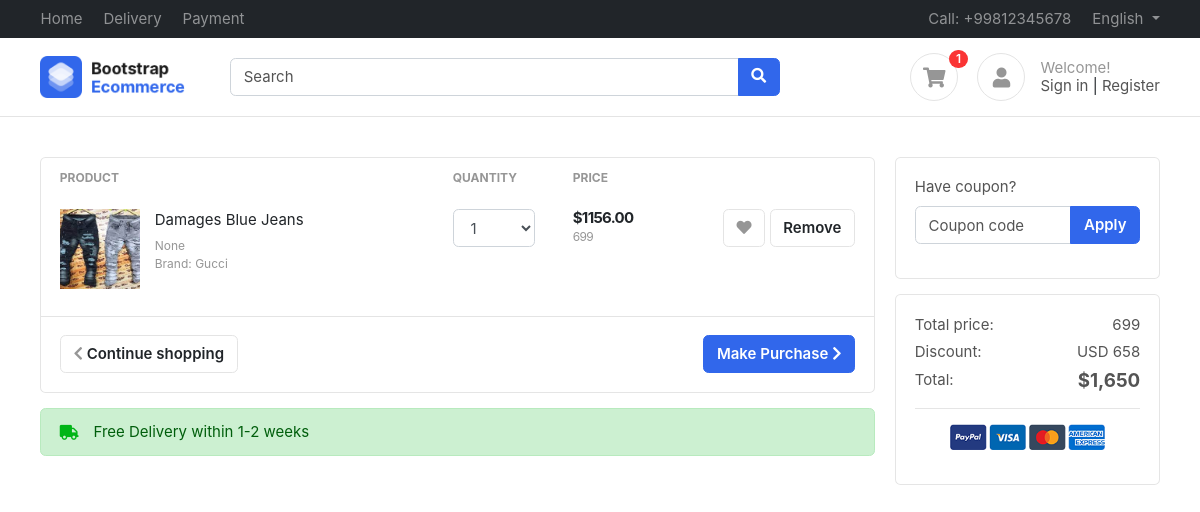
Page /accounts/cart/ (signed in) on the committed database.
### accounts/models.py (models this page shows, shortened)
class Profile(BaseModel):
    user = models.OneToOneField(User, on_delete=models.CASCADE, related_name="profile")
    is_email_verified = models.BooleanField(default=False)
    email_token = models.CharField(max_length=100,null=True,blank=True)
    profile_image = models.ImageField(upload_to='profile')
    def get_cart_count(self):
        return CartItems.objects.filter(cart__is_paid = False , cart__user = self.user).count()

class CartItems(BaseModel):
    cart = models.ForeignKey(Cart,on_delete=models.CASCADE,related_name='cart_items',null = True,blank= True)
    product = models.ForeignKey(Product,on_delete=models.SET_NULL,blank=True,null= True)
    colorVariant = models.ForeignKey(ColorVariant,on_delete=models.SET_NULL,blank=True,null= True)
    sizeVariant = models.ForeignKey(SizeVariant,on_delete=models.SET_NULL,blank=True,null= True)

class Cart(BaseModel):
    user = models.ForeignKey(User,on_delete=models.CASCADE,related_name='carts')
    is_paid = models.BooleanField(default = False)
    def get_cart_total(self):
        price = []
        for item in self.cart_items.all():
            price.append(item.product.price)
            if item.colorVariant:
                color_variant_price = item.colorVariant.price
                price.append(color_variant_price)
            if item.sizeVariant:
                Size_variant_price = item.sizeVariant.price
                price.append(Size_variant_price)
        return sum(price)

### products/models.py (models this page shows, shortened)
class Product(BaseModel):
    product_name = models.CharField(max_length=100)
    Category = models.ForeignKey(Category,on_delete=models.CASCADE,related_name="products")
    price = models.IntegerField()
    slug = models.SlugField(unique=True,null=True,blank=True)
    product_description =  models.TextField()
    size_variant = models.ManyToManyField(SizeVariant,blank= True)
    color_variant = models.ManyToManyField(ColorVariant,blank=True)

class ProductImage(BaseModel):
    product = models.ForeignKey(Product,on_delete=models.CASCADE,related_name="product_images")
    image = models.ImageField(upload_to = "product")

### accounts/views.py (the view)
# urls.py: path('cart/',cart, name = "cart"),
def cart(request):
    context = {'cart' : Cart.objects.get(is_paid = False, user = request.user)}
    return render(request,'accounts/cart.html',context)

### templates/accounts/cart.html (shortened to what this page needs)
{% extends "base/base.html" %}
{% block start %}
<section class="section-content padding-y">
    <div class="container">
    <div class="row">
        <main class="col-md-9">
    <div class="card">
    <table class="table table-borderless table-shopping-cart">
    <thead class="text-muted">
    <tr class="small text-uppercase">
      <th scope="col">Product</th>
      <th scope="col" width="120">Quantity</th>
      <th scope="col" width="120">Price</th>
      <th scope="col" class="text-right" width="200"> </th>
    </tr>
    </thead>
    <tbody>
    {% for item in cart.cart_items.all %}
    <tr>
        <td>
            <figure class="itemside">
                <div class="aside"><img src="/media/{{item.product.product_images.first.image}}" class="img-sm"></div>
                <figcaption class="info">
                    <a href="#" class="title text-dark">{{item.product.product_name}}</a>
                    <p class="text-muted small">{{item.sizeVariant}} <br> Brand: Gucci</p>
                </figcaption>
            </figure>
        </td>
        <td>
            <select class="form-control">
                <option>1</option>
            </select>
        </td>
        <td>
            <div class="price-wrap">
                <var class="price">$1156.00 </var>
                <small class="text-muted"> {{item.product.price}} </small>
            </div>
        </td>
        <td class="text-right">
        <a data-original-title="Save to Wishlist" title="" href="" class="btn btn-light" data-toggle="tooltip"> <i class="fa fa-heart"></i></a>
        <a href="{% url 'remove_cart' item.product.uid %}" class="btn btn-light"> Remove</a>
        </td>
    </tr>
    {% endfor %}
    </tbody>
    </table>
    <div class="card-body border-top">
        <a href="#" class="btn btn-primary float-md-right"> Make Purchase <i class="fa fa-chevron-right"></i> </a>
        <a href="#" class="btn btn-light"> <i class="fa fa-chevron-left"></i> Continue shopping </a>
    </div>
    </div>
    <div class="alert alert-success mt-3">
        <p class="icontext"><i class="icon text-success fa fa-truck"></i> Free Delivery within 1-2 weeks</p>
    </div>
        </main>
        <aside class="col-md-3">
            <div class="card mb-3">
                <div class="card-body">
                <form>
                    <div class="form-group">
                        <label>Have coupon?</label>
                        <div class="input-group">
                            <input type="text" class="form-control" name="" placeholder="Coupon code">
                            <span class="input-group-append">
                                <button class="btn btn-primary">Apply</button>
                            </span>
                        </div>
                    </div>
                </form>
                </div>
            </div>
            <div class="card">
                <div class="card-body">
                        <dl class="dlist-align">
                          <dt>Total price:</dt>
                          <dd class="text-right">{{cart.get_cart_total}}</dd>
                        </dl>
                        <dl class="dlist-align">
                          <dt>Discount:</dt>
                          <dd class="text-right">USD 658</dd>
                        </dl>
                        <dl class="dlist-align">
                          <dt>Total:</dt>
                          <dd class="text-right  h5"><strong>$1,650</strong></dd>
                        </dl>
                        <hr>
                        <p class="text-center mb-3">
                            <img src="images/misc/payments.png" height="26">
                        </p>
                </div>
            </div>
        </aside>
    </div>
    </div>
    </section>
{% endblock %}

### templates/base/base.html (shortened to what this page needs)
<!DOCTYPE HTML>
<html lang="en">
<head>
<link href="/media/css/bootstrap.css" rel="stylesheet" type="text/css"/>
<link href="/media/fonts/fontawesome/css/all.min.css" type="text/css" rel="stylesheet">
<link href="/media/css/ui.css" rel="stylesheet" type="text/css"/>
<link href="/media/css/responsive.css" rel="stylesheet" />
</head>
<body>
	<header class="section-header">
		<nav class="navbar navbar-dark navbar-expand p-0 bg-dark">
		<div class="container">
			<ul class="navbar-nav d-none d-md-flex mr-auto">
				<li class="nav-item"><a class="nav-link" href="#">Home</a></li>
				<li class="nav-item"><a class="nav-link" href="#">Delivery</a></li>
				<li class="nav-item"><a class="nav-link" href="#">Payment</a></li>
			</ul>
			<ul class="navbar-nav">
				<li class="nav-item"><a href="#" class="nav-link"> Call: +99812345678 </a></li>
				<li class="nav-item dropdown">
					 <a href="#" class="nav-link dropdown-toggle" data-toggle="dropdown"> English </a>
				</li>
			</ul>
		  </div>
		</nav>
		<section class="header-main border-bottom">
			<div class="container">
		<div class="row align-items-center">
			<div class="col-lg-2 col-4">
				<div class="brand-wrap">
					<img class="logo" src="images/logo.png">
				</div>
			</div>
			<div class="col-lg-6 col-sm-12">
				<form action="#" class="search">
					<div class="input-group w-100">
						<input type="text" class="form-control" placeholder="Search">
						<div class="input-group-append">
						  <button class="btn btn-primary" type="submit">
							<i class="fa fa-search"></i>
						  </button>
						</div>
					</div>
				</form>
			</div>
			<div class="col-lg-4 col-sm-6 col-8">
				<div class="widgets-wrap float-md-right">
					<div class="widget-header  mr-3">
						<a href="#" class="icon icon-sm rounded-circle border"><i class="fa fa-shopping-cart"></i></a>
						<span class="badge badge-pill badge-danger notify">{{request.user.profile.get_cart_count}}</span>
					</div>
					<div class="widget-header icontext">
						<a href="#" class="icon icon-sm rounded-circle border"><i class="fa fa-user"></i></a>
						<div class="text">
							<span class="text-muted">Welcome!</span>
							<div>
								<a href="#">Sign in</a> |
								<a href="#"> Register</a>
							</div>
						</div>
					</div>
				</div>
			</div>
		</div>
			</div>
		</section>
		</header>
        {% block start %}
        {% endblock %}
    </body>
    </html>

### public/static/css/ui.css (style rules this page uses)
html { font-family: 'Inter', sans-serif; font-size: 15px; }
.price-wrap { letter-spacing: -0.7px; }
.icon-xs, .icon-sm, .icon-md, .icon-lg { display: inline-block; text-align: center; flex-shrink: 0; flex-grow: 0; }
.icon-sm { width: 48px; height: 48px; line-height: 48px; font-size: 20px; }
.img-xs, .img-sm, .img-md, .img-lg { object-fit: cover; flex-shrink: 0; flex-grow: 0; }
.img-sm { width: 80px; height: 80px; }
.padding-y { padding-top: 40px; padding-bottom: 40px; }
var { font-style: normal; }
figure { margin-bottom: 0; }
article:after, .form-group:after { display: block; clear: both; content: ""; }
.card .title { color: #212529; }
p:last-child { margin-bottom: 0; }
.header-main { position: relative; padding-top: 1rem; padding-bottom: 1rem; }
.brand-wrap .logo, .navbar-brand .logo { margin-right: 7px; max-height: 42px; display: inline-block; }
.widget-header { display: inline-block; vertical-align: middle; position: relative; }
.widget-header a { color: #545454; }
.widget-header i { color: #969696; }
.widget-header .notify { position: absolute; top: -3px; right: -10px; }
.btn-light { background-color: #fff; border-color: #e4e4e4; }
.btn-light i { color: #969696; }
.itemside { position: relative; display: flex; width: 100%; }
.itemside .aside { position: relative; flex-shrink: 0; }
.itemside .info { padding-left: 15px; padding-right: 7px; }
.itemside p { margin-bottom: 0; }
.itemside .title { display: block; margin-bottom: 5px; color: #212529; }
[class*="dlist-"] { margin-bottom: 5px; }
[class*="dlist-"] dd { margin-bottom: 0; }
.dlist-align { display: flex; }
.dlist-align dt { width: 120px; word-wrap: break-word; font-weight: normal; }
.dlist-align dd { flex-grow: 1; }
.icontext { display: inline-flex; align-items: center; vertical-align: middle; }
.icontext .text { width: 100%; line-height: 1.2; color: #212529; }
.icontext .icon { position: relative; margin-right: 15px; flex-shrink: 0; flex-grow: 0; }
.notify { position: absolute; top: -4px; right: -10px; display: inline-block; padding: .25em .6em; font-size: 12px; line-height: 1; text-align: center; border-radius: 3rem; color: #fff; background-color: #fa3434; }
.price { font-weight: 600; color: #212529; }
.table-shopping-cart.table td, .table-shopping-cart.table th { padding-left: 1.25rem; padding-right: 1.25rem; }
.table-shopping-cart .price-wrap { line-height: 1.2; }
.table-shopping-cart .price { font-weight: bold; margin-right: 5px; display: block; }

### rows in the picture
CartItems: product.product_images.first.image (picture), product.product_name "Damages Blue Jeans", sizeVariant "None", product.price "699"
Cart: get_cart_total "699"

### other values in the picture
{{ request.user.profile.get_cart_count }} "1"
